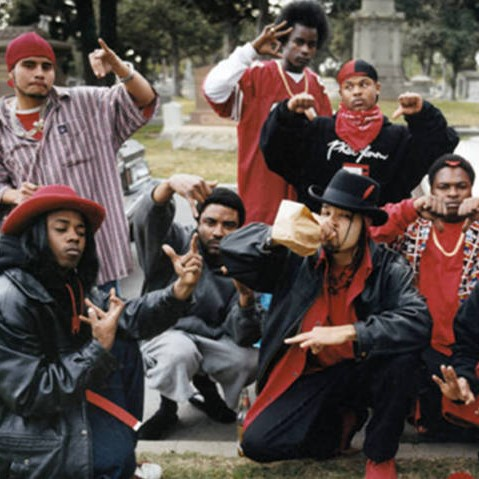
#> input picture jaa.jpg, 479 x 479 px
$ python main.py
#> lines starting #> are read from the running program, lines starting #| are printed output that depends on the picture
import math
from PIL import Image

im = Image.open(r"jaa.jpg")
#> im is the input picture: PIL image 479x479 RGB; mean R, G, B 89.9, 76.8, 72.8


def round_half_up(n, decimals=0):
    multiplier = 10 ** decimals
    return math.floor(n * multiplier + 0.5) / multiplier


def round_down(n, decimals=0):
    multiplier = 10 ** decimals
    return math.floor(n * multiplier) / multiplier


def round_half_away_from_zero(n, decimals=0):
    rounded_abs = round_half_up(abs(n), decimals)
    return math.copysign(rounded_abs, n)


# rgb = ImageGrab.grab().load()[1, 1]

width, height = im.size
#> width = 479; height = 479


def sr_rgb_pikseli(bok, startx, starty, zdj):
    pixels = zdj.load()
    rgb = [0, 0, 0]
    try:
        for y in range(starty, starty + bok-1):  # iteracja po rzedach
            for x in range(startx, startx + bok-1):  # iteracja po kolumnach
                r, g, b = pixels[x, y]
                rgb[0] = rgb[0] + r
                rgb[1] = rgb[1] + g
                rgb[2] = rgb[2] + b
    except IndexError:
        print(str(y)+"koniec"+str(x))

    for i in range(len(rgb)):
        rgb[i] = int(round_half_away_from_zero(rgb[i] / (bok * bok)))
    try:
        for m in range(starty, starty + bok):  # iteracja po rzędach
            for n in range(startx, startx + bok):  # iteracja po kolumnach
                zdj.putpixel((n, m), tuple(rgb))
    except IndexError:
        print(str(m)+"koniec"+str(n))

    #zdj.show()


piksel = 40
iloscpikseli = []
w, h = im.size
#> w = 479; h = 479
iloscpikseli.append(int(round_down(w / piksel)))
iloscpikseli.append(int(round_down(h / piksel)))

imz = im.crop((0, 0, piksel * iloscpikseli[0], piksel * iloscpikseli[1]))
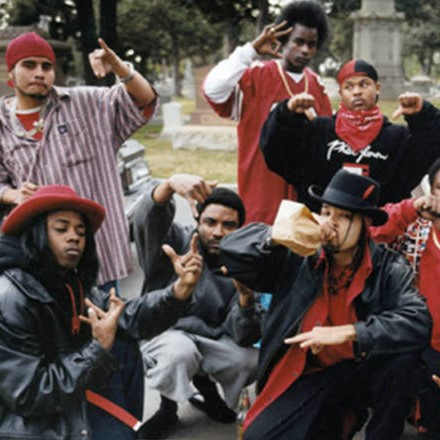
#> imz: PIL image 440x440 RGB; mean R, G, B 89.7, 76.6, 73.2
wz, hz = imz.size
#> wz = 440; hz = 440

rozz = imz.size
#> rozz = (440, 440)

print(wz, hz)
#| 440 440

for i in range(0, hz, piksel):
    for j in range(0, wz, piksel):
        sr_rgb_pikseli(piksel, j, i, imz)

imz.show()
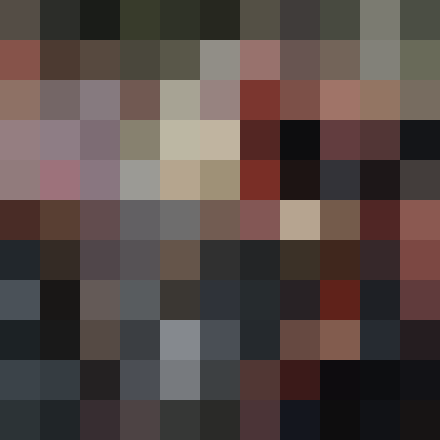
#> shown: PIL image 440x440 RGB; mean R, G, B 85.3, 72.9, 69.7
